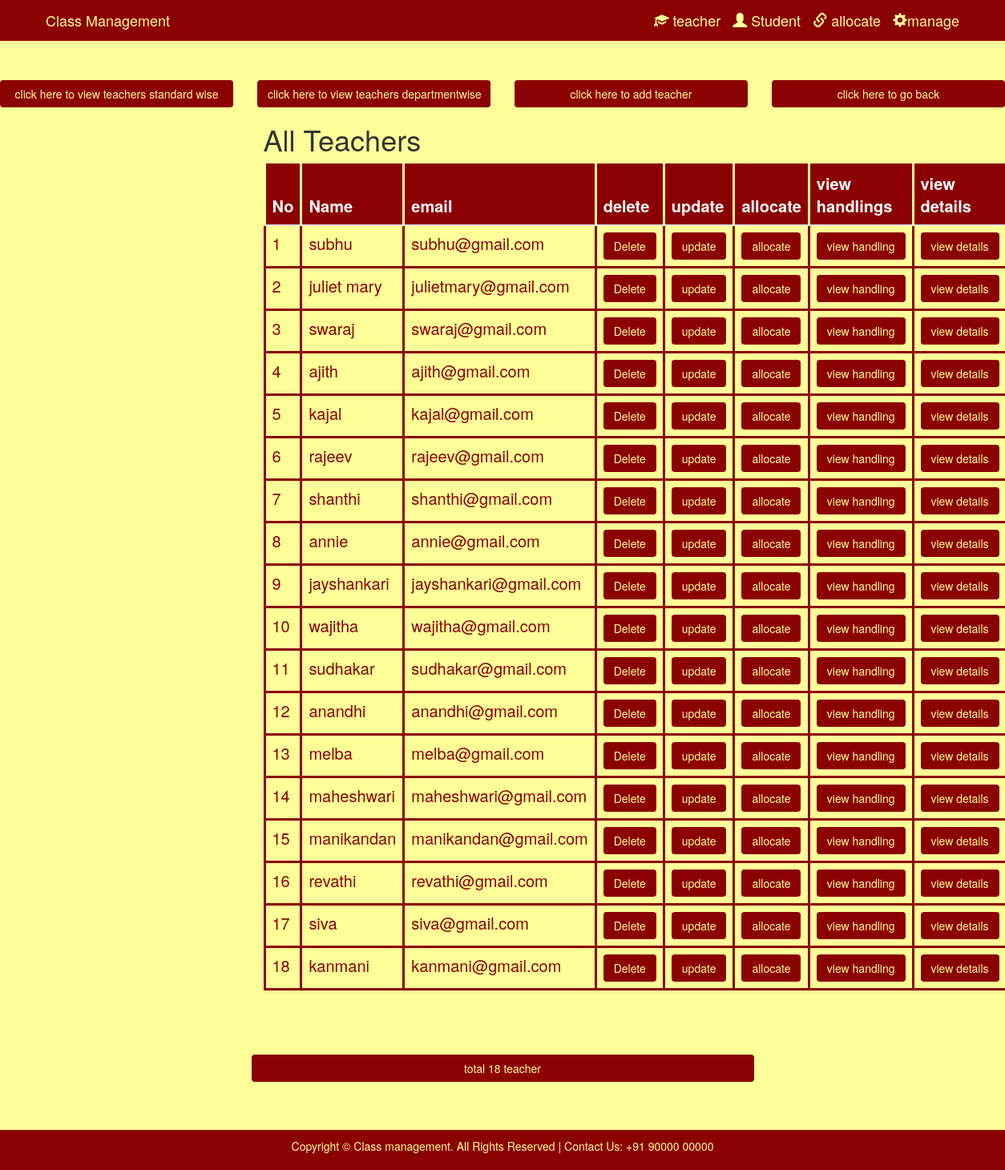
Page /classcoding/visit.php on the committed database.
### tables this page shows
CREATE TABLE IF NOT EXISTS `teacher` (
  `id` int(11) NOT NULL AUTO_INCREMENT,
  `name` varchar(255) NOT NULL,
  `email` varchar(255) NOT NULL,
  `phone` bigint(20) NOT NULL,
  `gender` enum('male','female') NOT NULL,
  `qualification` varchar(255) NOT NULL,
  `experience` int(11) NOT NULL,
  PRIMARY KEY (`id`)
);

### classcoding/visit.php (the view, shortened to what this page needs)
<?php
include 'check.php';
?>
<!DOCTYPE html>
<html lang="en">
    <head>
    <link rel="stylesheet" href="https://maxcdn.bootstrapcdn.com/bootstrap/3.3.7/css/bootstrap.min.css" >
<link href="syndex.css" rel="stylesheet" type="text/css"/>
    </head>
<body id="body">
<?php if ((!isset($_GET['standard'])) and (!isset($_GET['subject']))) {
    ?>
        <div class="row">
                    <div class="col-lg-3">
                    <a href="visit.php?std=1" class="btn btn-block
button"><?php echo "click here to view teachers standard wise";?></a>
        </div>
                    <div class="col-lg-3">
                    <a href="visit.php?sub=2"  class="btn btn-block
 button"><?php echo "click here to view teachers departmentwise";?></a>
        </div>
                    <div class="col-lg-3">
                    <a href="addt.php?add=1"  class="btn btn-block
button"><?php echo "click here to add teacher";?></a>
        </div>
                    <div class="col-lg-3">
                    <a href="index.php"  class="btn btn-block
button"><?php echo "click here to go back";?></a>
        </div>
        </div>
        <div class="container-fluid" id="content">
            <?php include 'header.php'; ?>
            <div class="row decor_bg">
                <div class="col-md-6 col-md-offset-3">
                    <table class="table">
                        <?php
                        $query = "SELECT * FROM class.teacher";
                        $result = mysqli_query($con, $query)or die($mysqli_error($con));
                        $i=0;
                        if (mysqli_num_rows($result) >= 1) {
                            echo "<h1>"."All Teachers"."</h1>";
                            ?>
                            <thead>
                                <tr>
                                    <th>No</th>
                                    <th>Name</th>
                                    <th>email</th>
                                    <th>delete</th>
                                    <th>update</th>
                                    <th>allocate</th>
                                    <th>view handlings</th>
                                    <th>view details</th>
                                </tr>
                            </thead>
                            <tbody>
                                <?php
                                while ($row = mysqli_fetch_array($result)) {
                                    $id= $row["id"];
                                    $tname=$row["name"];
                                    $i+=1;
                                    echo "<tr><td>" . $i . "</td><td>" . $row["name"] . "</td><td> " . $row["email"] ."</td><td><a href='delete_scriptt.php?id=$id' class='btn  button'> Delete</a></td><td><a href='update_scriptt.php?id=$id' class='btn button'> update</a></td><td><a href='allocate.php?all=1  &   id=$id & name=$tname' class='btn button'>allocate</a></td><td><a href='viewstandard.php?id=$id ' class='btn button'>view handling</a></td><td><a href='viewdetails.php?id=$id ' class='btn button'>view details</a></td></tr>";
                                }
                                ?>
                            </tbody>
                    <?php
                        }
                        ?>
                    </table>
                    <div class="row">
                    <a  class="btn btn-block
button"><?php echo "total ".$i." teacher";?></a>
        </div>
        <?php echo "<br/><br/><br/>";?>
                </div>
            </div>
        </div> <?php } ?>
        <?php     include("footer.php"); ?>
    </body>
</html>

### classcoding/header.php (shortened to what this page needs)
<html lang="en">
    <head>
    <link rel="stylesheet" href="https://maxcdn.bootstrapcdn.com/bootstrap/3.3.7/css/bootstrap.min.css" >
<link href="syndex.css" rel="stylesheet" type="text/css"/>
<body>
<div class="navbar navbar-custom navbar-fixed-top">
 <div class="container">
 <div class="navbar-header">
 <a class="navbar-brand" href="index.php">Class Management</a>
 </div>
 <div class="collapse navbar-collapse" id="myNavbar">
 <ul class="nav navbar-nav navbar-right">
 <li><a class="navbar-brand" href = "visit.php"><span class = "glyphicon glyphicon-education"></span> teacher </a></li>
 <li><a class="navbar-brand" href = "view1.php"><span class = "glyphicon glyphicon-user"></span>
Student</a></li>
 <li><a class="navbar-brand" href = "visit.php"><span class = "glyphicon glyphicon-link"></span> allocate</a></li>
 <li><a class="navbar-brand" href = "manage.php"><span class = "glyphicon glyphicon-cog"></span>manage</a></li>
    </ul>
    </div>
    </div>
   </div>
</body>
</html>

### classcoding/footer.php (shortened to what this page needs)
<html lang="en">
<head>
    <link rel="stylesheet" href="https://maxcdn.bootstrapcdn.com/bootstrap/3.3.7/css/bootstrap.min.css" >
    <link href="syndex.css" rel="stylesheet" type="text/css"/>
</head>
<body>
<footer class="foot">
 <div class="container">
 <center>
 <p>Copyright &copy; Class management. All Rights Reserved | Contact Us: +91 90000
00000</p>
 </center>
 </div>
</footer>
</body>
</html>

### classcoding/syndex.css (style rules this page uses)
body, html { width: 100%; height: 100%; }
body { background-color:#FFFF99; }
body { padding-top:100px; }
#content { min-height: 600px; }
.table { width: 100%; }
.foot { padding: 10px 0; background-color:darkred; color:yellow; bottom: 0; width: 100%; }

### classcoding/visit.php (style rules this page uses)
#body { background-color:#FFFF99; }
a { color:white; text-decoration:none; color:inherit; }
table,th,td { font-size:20px; border: 3px solid darkred; border-collapse:collapse; }
th,td { padding:5px; text-align:left; }
th { border: 3px solid #FFFF99; background-color:darkred; width:25%; color:white; }
tr { background-color:#FFFF99; color:darkred; }
.button { background-color:darkred; color:#FFFF99; }

### classcoding/header.php (style rules this page uses)
.navbar-custom { background-color:darkred; }
.navbar-brand { color:#FFFF99; }

### classcoding/footer.php (style rules this page uses)
.foot { padding: 10px 0; background-color:darkred; color:#FFFF99; bottom: 0; width: 100%; }

### rows in the picture
teacher: name "subhu", email "subhu@gmail.com"
teacher: name "juliet mary", email "julietmary@gmail.com"
teacher: name "swaraj", email "swaraj@gmail.com"
teacher: name "ajith", email "ajith@gmail.com"
teacher: name "kajal", email "kajal@gmail.com"
teacher: name "rajeev", email "rajeev@gmail.com"
teacher: name "shanthi", email "shanthi@gmail.com"
teacher: name "annie", email "annie@gmail.com"
teacher: name "jayshankari", email "jayshankari@gmail.com"
teacher: name "wajitha", email "wajitha@gmail.com"
teacher: name "sudhakar", email "sudhakar@gmail.com"
teacher: name "anandhi", email "anandhi@gmail.com"
teacher: name "melba", email "melba@gmail.com"
teacher: name "maheshwari", email "maheshwari@gmail.com"
teacher: name "manikandan", email "manikandan@gmail.com"
teacher: name "revathi", email "revathi@gmail.com"
teacher: name "siva", email "siva@gmail.com"
teacher: name "kanmani", email "kanmani@gmail.com"

### other values in the picture
$i "18"
